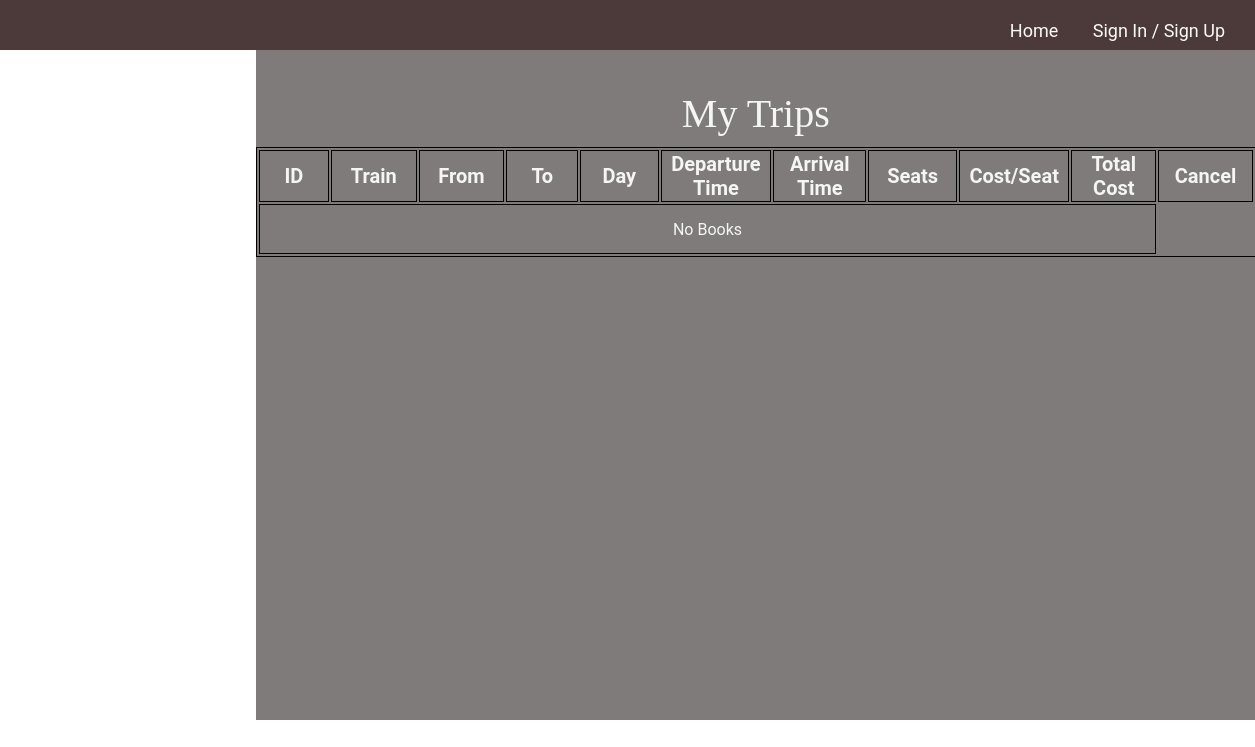
The page /My-Trips/17/ on the database as committed earlier.
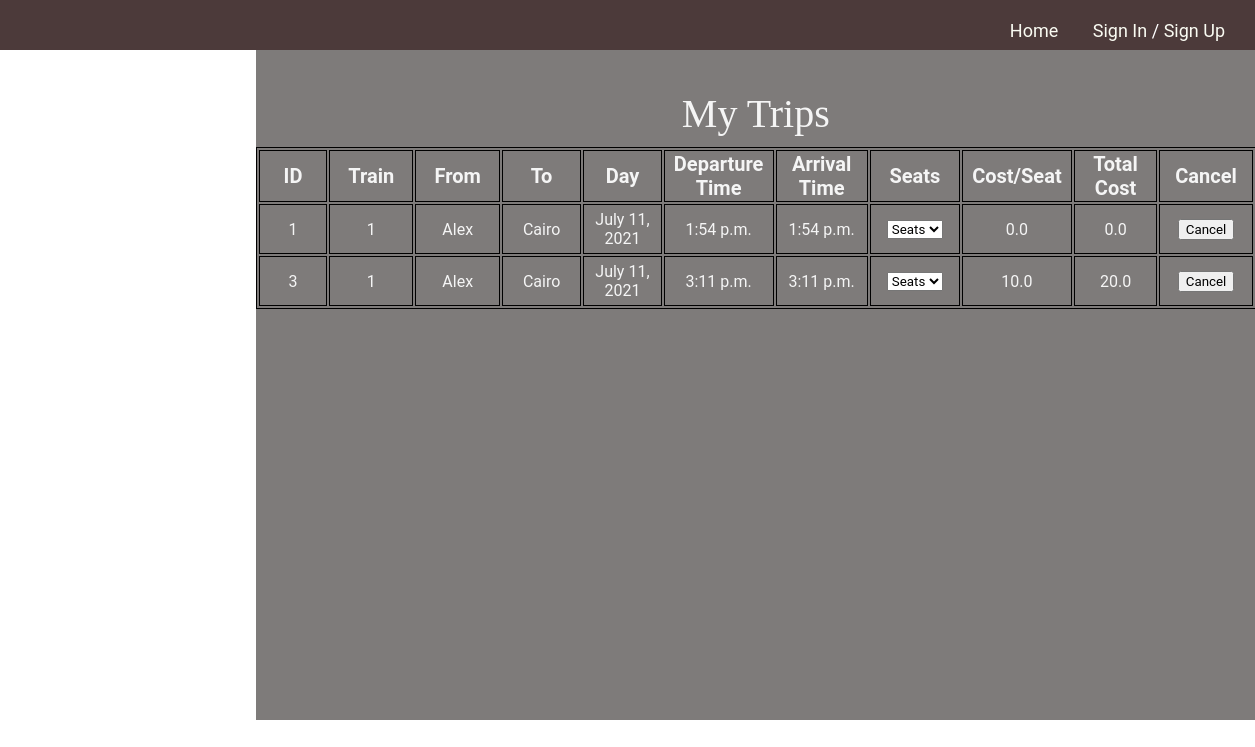
The same page on the database as committed later.
### blog/models.py (models this page shows, shortened)
class Book(models.Model):
    trip = models.ForeignKey(
        Trip, on_delete=models.CASCADE, related_name="BookTrips", null=False)
    user = models.ForeignKey(
        User, on_delete=models.CASCADE, related_name="BookUser", null=False)
    seats = IntegerField(default=0)
    seatTrain = models.ManyToManyField(Seat)

class Trip(models.Model):
    train = models.ForeignKey(
        Train, on_delete=models.CASCADE, related_name="TripTrain")
    source = models.ForeignKey(
        Station, on_delete=models.CASCADE, related_name="TripSource", null=False)
    destination = models.ForeignKey(
        Station, on_delete=models.CASCADE, related_name="TripDest", null=False)
    day = models.DateField(null=False)
    start_Time = models.TimeField(null=False)
    end_Time = models.TimeField(null=False)
    price = models.FloatField(null=False, default=0)
    Remaining_seats = models.IntegerField(default=0, editable=False)
    seats = models.IntegerField(default=0, editable=False)

class Train(models.Model):
    Number_of_seats = models.IntegerField(default=0)
    source = models.ForeignKey(
        Station, on_delete=models.CASCADE, related_name="TrainSource", null=False)
    destination = models.ForeignKey(
        Station, on_delete=models.CASCADE, related_name="TrainDest", null=False)

class Station(models.Model):
    id = models.IntegerField(default=-1, primary_key=True)
    stationName = models.CharField(max_length=15)

### blog/views.py (the view)
# urls.py: path('My-Trips/<id>/', views.myTrips, name='myTrips'),
def myTrips(request, id):
    book = Book.objects.filter(user = id)
    return render(request, "sitePages/myTrips.html", {'books': book})

### blog/tags/tags.py (called while the page is built)
@register.simple_tag
def bookSeat(book):
    seats = book.seatTrain.all()
    return seats

@register.simple_tag
def bookPrice(book):
    count = book.seatTrain.count()
    price = count * book.trip.price
    return price

### templates/sitePages/myTrips.html (shortened to what this page needs)
{% extends "base.html" %}
{% load static %}
{% load tags %}
{% block head %}
<link rel="stylesheet" href="{% static 'css/myTrips.css' %}">
{% endblock%}
{% block content %}
<div class="trips" style="overflow: auto;">
    <p>My Trips</p>
    <table id="tripsTable">
        <tr>
            <th>ID</th>
            <th>Train</th>
            <th>From</th>
            <th>To</th>
            <th>Day</th>
            <th>Departure Time</th>
            <th>Arrival Time</th>
            <th>Seats</th>
            <th>Cost/Seat</th>
            <th>Total Cost</th>
            <th>Cancel</th>
        </tr>
        {% for book in books %}
        <tr id = "{{book.id}}">
            <td>{{book.trip.id}}</td>
            <td>{{book.trip.train.id}}</td>
            <td>{{book.trip.source.stationName}}</td>
            <td>{{book.trip.destination.stationName}}</td>
            <td>{{book.trip.day}}</td>
            <td>{{book.trip.start_Time}}</td>
            <td>{{book.trip.end_Time}}</td>
            <td>
                <select>
                    <option selected hidden>Seats</option>
                    {% bookSeat book as seats %}
                </select>
            </td>
            <td>{{book.trip.price}}</td>
            {% bookPrice book as pr %}
            <td>{{pr}}</td>
            <td><button class="cancel" data-id='{{book.id}}' data-user="{{user.id}}">Cancel</button></td>
        </tr>
        {% empty %}
        <tr id="notrip">
            <td colspan="10">No Books</td>
        </tr>
        {% endfor %}
    </table>
</div>
{% endblock content %}

Rows that differ between the two databases and show on the page:
added Book: trip.id "1", trip.train.id "1", trip.source.stationName "Alex", trip.destination.stationName "Cairo", trip.day "July 11, 2021", trip.start_Time "1:54 p.m.", trip.end_Time "1:54 p.m.", trip.price "0.0", pr "0.0"
added Book: trip.id "3", trip.train.id "1", trip.source.stationName "Alex", trip.destination.stationName "Cairo", trip.day "July 11, 2021", trip.start_Time "3:11 p.m.", trip.end_Time "3:11 p.m.", trip.price "10.0", pr "20.0"
Other text that changed with them:
text no longer shown: "No Books"
